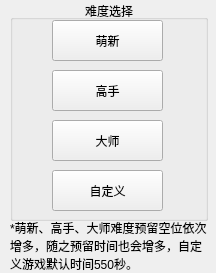
<?xml version="1.0" encoding="UTF-8"?>
<ui version="4.0">
 <class>newgame</class>
 <widget class="QWidget" name="newgame">
  <property name="geometry">
   <rect>
    <x>0</x>
    <y>0</y>
    <width>216</width>
    <height>273</height>
   </rect>
  </property>
  <property name="windowTitle">
   <string>难度</string>
  </property>
  <widget class="QGroupBox" name="groupBox">
   <property name="geometry">
    <rect>
     <x>10</x>
     <y>0</y>
     <width>198</width>
     <height>221</height>
    </rect>
   </property>
   <property name="title">
    <string>难度选择</string>
   </property>
   <property name="alignment">
    <set>Qt::AlignCenter</set>
   </property>
   <widget class="QPushButton" name="master">
    <property name="geometry">
     <rect>
      <x>42</x>
      <y>120</y>
      <width>111</width>
      <height>41</height>
     </rect>
    </property>
    <property name="text">
     <string>大师</string>
    </property>
   </widget>
   <widget class="QPushButton" name="higher">
    <property name="geometry">
     <rect>
      <x>42</x>
      <y>70</y>
      <width>111</width>
      <height>41</height>
     </rect>
    </property>
    <property name="text">
     <string>高手</string>
    </property>
   </widget>
   <widget class="QPushButton" name="newbee">
    <property name="geometry">
     <rect>
      <x>42</x>
      <y>20</y>
      <width>111</width>
      <height>41</height>
     </rect>
    </property>
    <property name="text">
     <string>萌新</string>
    </property>
   </widget>
   <widget class="QPushButton" name="diy">
    <property name="geometry">
     <rect>
      <x>42</x>
      <y>170</y>
      <width>111</width>
      <height>41</height>
     </rect>
    </property>
    <property name="text">
     <string>自定义</string>
    </property>
   </widget>
  </widget>
  <widget class="QLabel" name="label">
   <property name="geometry">
    <rect>
     <x>10</x>
     <y>220</y>
     <width>201</width>
     <height>51</height>
    </rect>
   </property>
   <property name="text">
    <string>*萌新、高手、大师难度预留空位依次增多，随之预留时间也会增多，自定义游戏默认时间550秒。</string>
   </property>
   <property name="scaledContents">
    <bool>false</bool>
   </property>
   <property name="wordWrap">
    <bool>true</bool>
   </property>
  </widget>
 </widget>
 <resources/>
 <connections/>
</ui>
